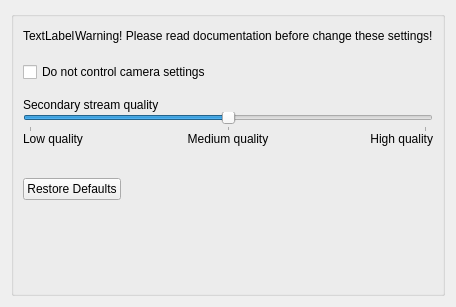
<?xml version="1.0" encoding="UTF-8"?>
<ui version="4.0">
 <class>AdvancedSettingsWidget</class>
 <widget class="QWidget" name="AdvancedSettingsWidget">
  <property name="geometry">
   <rect>
    <x>0</x>
    <y>0</y>
    <width>453</width>
    <height>307</height>
   </rect>
  </property>
  <property name="windowTitle">
   <string>Form</string>
  </property>
  <layout class="QVBoxLayout" name="verticalLayout">
   <item>
    <widget class="QGroupBox" name="groupBox">
     <property name="title">
      <string/>
     </property>
     <layout class="QVBoxLayout" name="verticalLayout_2">
      <property name="spacing">
       <number>0</number>
      </property>
      <item>
       <layout class="QGridLayout" name="gridLayout">
        <item row="0" column="0">
         <widget class="QLabel" name="iconLabel">
          <property name="text">
           <string>TextLabel</string>
          </property>
         </widget>
        </item>
        <item row="0" column="1">
         <widget class="QLabel" name="label">
          <property name="text">
           <string>Warning! Please read documentation before change these settings!</string>
          </property>
         </widget>
        </item>
        <item row="0" column="2">
         <spacer name="horizontalSpacer">
          <property name="orientation">
           <enum>Qt::Horizontal</enum>
          </property>
          <property name="sizeHint" stdset="0">
           <size>
            <width>40</width>
            <height>20</height>
           </size>
          </property>
         </spacer>
        </item>
       </layout>
      </item>
      <item>
       <spacer name="verticalSpacer_2">
        <property name="orientation">
         <enum>Qt::Vertical</enum>
        </property>
        <property name="sizeType">
         <enum>QSizePolicy::Fixed</enum>
        </property>
        <property name="sizeHint" stdset="0">
         <size>
          <width>20</width>
          <height>16</height>
         </size>
        </property>
       </spacer>
      </item>
      <item>
       <widget class="QCheckBox" name="checkBoxDisableControl">
        <property name="text">
         <string>Do not control camera settings</string>
        </property>
       </widget>
      </item>
      <item>
       <spacer name="verticalSpacer_3">
        <property name="orientation">
         <enum>Qt::Vertical</enum>
        </property>
        <property name="sizeType">
         <enum>QSizePolicy::Fixed</enum>
        </property>
        <property name="sizeHint" stdset="0">
         <size>
          <width>20</width>
          <height>16</height>
         </size>
        </property>
       </spacer>
      </item>
      <item>
       <widget class="QLabel" name="label_2">
        <property name="text">
         <string>Secondary stream quality</string>
        </property>
       </widget>
      </item>
      <item>
       <widget class="QSlider" name="horizontalSlider">
        <property name="maximum">
         <number>2</number>
        </property>
        <property name="pageStep">
         <number>1</number>
        </property>
        <property name="value">
         <number>1</number>
        </property>
        <property name="orientation">
         <enum>Qt::Horizontal</enum>
        </property>
        <property name="tickPosition">
         <enum>QSlider::TicksBelow</enum>
        </property>
       </widget>
      </item>
      <item>
       <layout class="QGridLayout" name="gridLayout_2">
        <property name="verticalSpacing">
         <number>0</number>
        </property>
        <item row="0" column="0">
         <widget class="QLabel" name="label_3">
          <property name="text">
           <string>Low quality</string>
          </property>
          <property name="alignment">
           <set>Qt::AlignLeading|Qt::AlignLeft|Qt::AlignVCenter</set>
          </property>
         </widget>
        </item>
        <item row="0" column="1">
         <widget class="QLabel" name="label_4">
          <property name="text">
           <string>Medium quality</string>
          </property>
          <property name="alignment">
           <set>Qt::AlignCenter</set>
          </property>
         </widget>
        </item>
        <item row="0" column="2">
         <widget class="QLabel" name="label_5">
          <property name="text">
           <string>High quality</string>
          </property>
          <property name="alignment">
           <set>Qt::AlignRight|Qt::AlignTrailing|Qt::AlignVCenter</set>
          </property>
         </widget>
        </item>
       </layout>
      </item>
      <item>
       <spacer name="verticalSpacer_4">
        <property name="orientation">
         <enum>Qt::Vertical</enum>
        </property>
        <property name="sizeType">
         <enum>QSizePolicy::Fixed</enum>
        </property>
        <property name="sizeHint" stdset="0">
         <size>
          <width>20</width>
          <height>32</height>
         </size>
        </property>
       </spacer>
      </item>
      <item>
       <widget class="QDialogButtonBox" name="buttonBox">
        <property name="standardButtons">
         <set>QDialogButtonBox::RestoreDefaults</set>
        </property>
       </widget>
      </item>
      <item>
       <spacer name="verticalSpacer">
        <property name="orientation">
         <enum>Qt::Vertical</enum>
        </property>
        <property name="sizeHint" stdset="0">
         <size>
          <width>20</width>
          <height>40</height>
         </size>
        </property>
       </spacer>
      </item>
     </layout>
    </widget>
   </item>
  </layout>
 </widget>
 <resources/>
 <connections/>
</ui>
